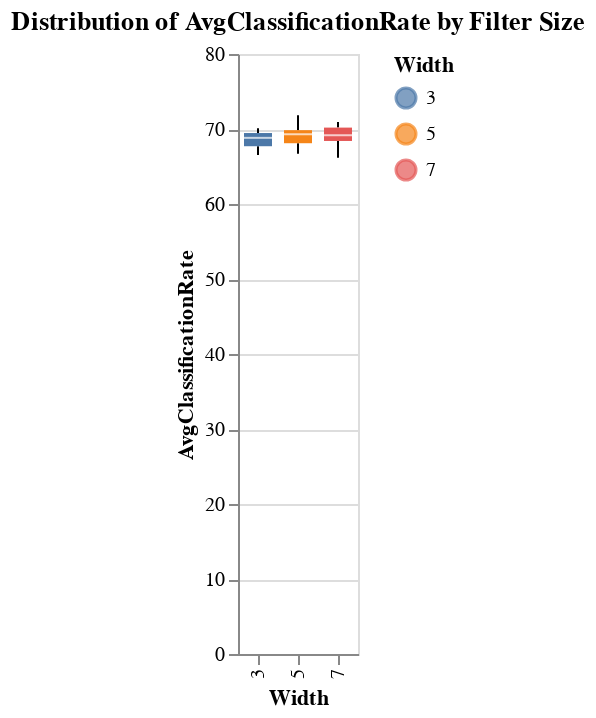

Notebook code for this chart:
### Code cell
filtered_df = df[(df['Depth'] == 3) & (df['TemporalPooling'] == 4)]
chart = alt.Chart(filtered_df).mark_boxplot().encode(
    x='Width:N',
    y='AvgClassificationRate:Q',
    color='Width:N'
).properties(
    title='Distribution of AvgClassificationRate by Filter Size'
)
chart

### Figure 1 — Vega-Lite specification as saved in the notebook (floating-point values rounded to 4 significant figures)
{"config": {"view": {"continuousWidth": 300, "continuousHeight": 300}}, "data": {"name": "data-a5757dd61a0d2d2e55f2114c6f533901"}, "mark": {"type": "boxplot"}, "encoding": {"color": {"field": "Width", "type": "nominal"}, "x": {"field": "Width", "type": "nominal"}, "y": {"field": "AvgClassificationRate", "type": "quantitative"}}, "title": "Distribution of AvgClassificationRate by Filter Size", "$schema": "https://vega.github.io/schema/vega-lite/v5.20.1.json", "datasets": {"data-a5757dd61a0d2d2e55f2114c6f533901": [{"ID": 17475119523, "Width": 3, "Height": 3, "Depth": 3, "TemporalPooling": 4, "Epochs": 800, "Seed": 6, "SpatialPooling": 8, "AvgClassificationRate": 66.54, "AvgDeviation": 6.982}, {"ID": 17475119523, "Width": 3, "Height": 3, "Depth": 3, "TemporalPooling": 4, "Epochs": 800, "Seed": 13, "SpatialPooling": 8, "AvgClassificationRate": 69.29, "AvgDeviation": 4.998}, {"ID": 17475119403, "Width": 3, "Height": 3, "Depth": 3, "TemporalPooling": 4, "Epochs": 800, "Seed": 42, "SpatialPooling": 8, "AvgClassificationRate": 69.46, "AvgDeviation": 5.713}, {"ID": 17475121743, "Width": 3, "Height": 3, "Depth": 3, "TemporalPooling": 4, "Epochs": 800, "Seed": 44, "SpatialPooling": 8, "AvgClassificationRate": 67.08, "AvgDeviation": 4.689}, {"ID": 17475119523, "Width": 3, "Height": 3, "Depth": 3, "TemporalPooling": 4, "Epochs": 800, "Seed": 45, "SpatialPooling": 8, "AvgClassificationRate": 68.35, "AvgDeviation": 4.696}, {"ID": 17475121743, "Width": 3, "Height": 3, "Depth": 3, "TemporalPooling": 4, "Epochs": 800, "Seed": 59, "SpatialPooling": 8, "AvgClassificationRate": 69.6, "AvgDeviation": 6.346}, {"ID": 17475119523, "Width": 3, "Height": 3, "Depth": 3, "TemporalPooling": 4, "Epochs": 800, "Seed": 93, "SpatialPooling": 8, "AvgClassificationRate": 70.1, "AvgDeviation": 8.792}, {"ID": 17475119523, "Width": 3, "Height": 3, "Depth": 3, "TemporalPooling": 4, "Epochs": 800, "Seed": 96, "SpatialPooling": 8, "AvgClassificationRate": 67.7, "AvgDeviation": 6.353}, {"ID": 17475121743, "Width": 3, "Height": 3, "Depth": 3, "TemporalPooling": 4, "Epochs": 800, "Seed": 98, "SpatialPooling": 8, "AvgClassificationRate": 68.82, "AvgDeviation": 3.686}, {"ID": 17475270143, "Width": 5, "Height": 5, "Depth": 3, "TemporalPooling": 4, "Epochs": 800, "Seed": 6, "SpatialPooling": 8, "AvgClassificationRate": 66.7, "AvgDeviation": 4.221}, {"ID": 17475269993, "Width": 5, "Height": 5, "Depth": 3, "TemporalPooling": 4, "Epochs": 800, "Seed": 13, "SpatialPooling": 8, "AvgClassificationRate": 68.09, "AvgDeviation": 5.324}, {"ID": 17475269993, "Width": 5, "Height": 5, "Depth": 3, "TemporalPooling": 4, "Epochs": 800, "Seed": 42, "SpatialPooling": 8, "AvgClassificationRate": 68.1, "AvgDeviation": 7.198}, {"ID": 17475270163, "Width": 5, "Height": 5, "Depth": 3, "TemporalPooling": 4, "Epochs": 800, "Seed": 44, "SpatialPooling": 8, "AvgClassificationRate": 69.3, "AvgDeviation": 4.71}, {"ID": 17475270143, "Width": 5, "Height": 5, "Depth": 3, "TemporalPooling": 4, "Epochs": 800, "Seed": 45, "SpatialPooling": 8, "AvgClassificationRate": 69.69, "AvgDeviation": 4.153}, {"ID": 17475270163, "Width": 5, "Height": 5, "Depth": 3, "TemporalPooling": 4, "Epochs": 800, "Seed": 59, "SpatialPooling": 8, "AvgClassificationRate": 69.84, "AvgDeviation": 3.209}, {"ID": 17475270143, "Width": 5, "Height": 5, "Depth": 3, "TemporalPooling": 4, "Epochs": 800, "Seed": 93, "SpatialPooling": 8, "AvgClassificationRate": 70.38, "AvgDeviation": 7.492}, {"ID": 17475270143, "Width": 5, "Height": 5, "Depth": 3, "TemporalPooling": 4, "Epochs": 800, "Seed": 96, "SpatialPooling": 8, "AvgClassificationRate": 68.22, "AvgDeviation": 4.809}, {"ID": 17475270143, "Width": 5, "Height": 5, "Depth": 3, "TemporalPooling": 4, "Epochs": 800, "Seed": 98, "SpatialPooling": 8, "AvgClassificationRate": 71.82, "AvgDeviation": 5.219}, {"ID": 17475904533, "Width": 7, "Height": 7, "Depth": 3, "TemporalPooling": 4, "Epochs": 800, "Seed": 6, "SpatialPooling": 8, "AvgClassificationRate": 66.17, "AvgDeviation": 4.676}, {"ID": 17475904443, "Width": 7, "Height": 7, "Depth": 3, "TemporalPooling": 4, "Epochs": 800, "Seed": 13, "SpatialPooling": 8, "AvgClassificationRate": 69.41, "AvgDeviation": 4.461}, {"ID": 17475904443, "Width": 7, "Height": 7, "Depth": 3, "TemporalPooling": 4, "Epochs": 800, "Seed": 42, "SpatialPooling": 8, "AvgClassificationRate": 69.17, "AvgDeviation": 6.892}, {"ID": 17476643743, "Width": 7, "Height": 7, "Depth": 3, "TemporalPooling": 4, "Epochs": 800, "Seed": 44, "SpatialPooling": 8, "AvgClassificationRate": 68.4, "AvgDeviation": 3.905}, {"ID": 17475904533, "Width": 7, "Height": 7, "Depth": 3, "TemporalPooling": 4, "Epochs": 800, "Seed": 45, "SpatialPooling": 8, "AvgClassificationRate": 69.13, "AvgDeviation": 5.757}, {"ID": 17475904533, "Width": 7, "Height": 7, "Depth": 3, "TemporalPooling": 4, "Epochs": 800, "Seed": 59, "SpatialPooling": 8, "AvgClassificationRate": 70.65, "AvgDeviation": 5.813}, {"ID": 17475904443, "Width": 7, "Height": 7, "Depth": 3, "TemporalPooling": 4, "Epochs": 800, "Seed": 93, "SpatialPooling": 8, "AvgClassificationRate": 70.19, "AvgDeviation": 5.007}, {"ID": 17475904533, "Width": 7, "Height": 7, "Depth": 3, "TemporalPooling": 4, "Epochs": 800, "Seed": 96, "SpatialPooling": 8, "AvgClassificationRate": 68.24, "AvgDeviation": 6.345}, {"ID": 17475904533, "Width": 7, "Height": 7, "Depth": 3, "TemporalPooling": 4, "Epochs": 800, "Seed": 98, "SpatialPooling": 8, "AvgClassificationRate": 70.94, "AvgDeviation": 5.624}]}}
